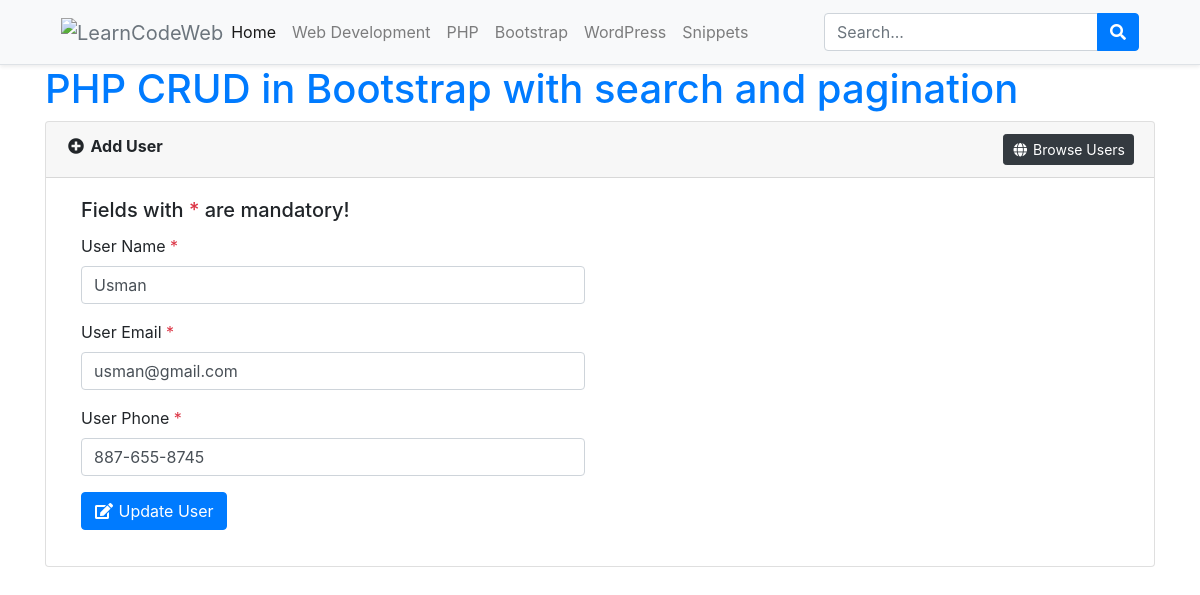
The app's page /edit-users.php?editId=2 with its own data.
### tables this page shows
CREATE TABLE `users` (
  `id` int(11) NOT NULL,
  `username` varchar(64) NOT NULL,
  `useremail` varchar(128) NOT NULL,
  `userphone` varchar(24) NOT NULL,
  `dt` timestamp NOT NULL DEFAULT CURRENT_TIMESTAMP
);

### include/Database.php (called while the page is built, shortened)
<?php
class Database{
    protected $pdo;
    public function __construct(\PDO $pdo)
    {
        $this->pdo = $pdo;
        $this->pdo->setAttribute(\PDO::ATTR_ERRMODE, \PDO::ERRMODE_EXCEPTION);
    }
    public function getAllRecords($tableName, $fields='*', $cond='', $orderBy='', $limit='')
    {
        $stmt = $this->pdo->prepare("SELECT $fields FROM $tableName WHERE 1 ".$cond." ".$orderBy." ".$limit);
        $stmt->execute();
        $rows = $stmt->fetchAll(PDO::FETCH_ASSOC);
        return $rows;
    }
}
?>

### config.php (called while the page is built, shortened)
<?php
include_once('include/Database.php');
$dsn	= 	"mysql:dbname=".SS_DB_NAME.";host=".SS_DB_HOST."";
$pdo	=	"";
try {
	$pdo = new PDO($dsn, SS_DB_USER, SS_DB_PASSWORD);
}catch (PDOException $e) {
	echo "Connection failed: " . $e->getMessage();
}
$db 	=	new Database($pdo);
?>

### edit-users.php (the view, shortened to what this page needs)
<?php include_once('config.php');
if(isset($_REQUEST['editId']) and $_REQUEST['editId']!=""){
	$row	=	$db->getAllRecords('users','*',' AND id="'.$_REQUEST['editId'].'"');
}
?>
<!doctype html>
<html lang="en-US" xmlns:fb="https://www.facebook.com/2008/fbml" xmlns:addthis="https://www.addthis.com/help/api-spec"  prefix="og: http://ogp.me/ns#" class="no-js">
<head>
    <link rel="stylesheet" href="https://stackpath.bootstrapcdn.com/bootstrap/4.2.1/css/bootstrap.min.css">
    <link rel="stylesheet" href="https://use.fontawesome.com/releases/v5.6.3/css/all.css">
</head>
<body>
	<div class="bg-light border-bottom shadow-sm sticky-top">
		<div class="container">
			<header class="blog-header py-1">
				<nav class="navbar navbar-expand-lg navbar-light bg-light"> <a class="navbar-brand text-muted p-0 m-0" href="https://learncodeweb.com"><img src='https://learncodeweb.com/wp-content/uploads/2019/01/logo.png' alt='LearnCodeWeb'></a>
					<div class="collapse navbar-collapse" id="navbarSupportedContent">
						<ul class="navbar-nav mr-auto">
							<li itemscope="itemscope" itemtype="https://www.schema.org/SiteNavigationElement" id="menu-item-17" class="active nav-item"><a title="Home" href="https://learncodeweb.com/" class="nav-link">Home</a></li>
							<li itemscope="itemscope" itemtype="https://www.schema.org/SiteNavigationElement" id="menu-item-16" class="nav-item"><a title="Web Development" href="https://learncodeweb.com/learn/web-development/" class="nav-link">Web Development</a></li>
							<li itemscope="itemscope" itemtype="https://www.schema.org/SiteNavigationElement" id="menu-item-558" class="nav-item"><a title="PHP" href="https://learncodeweb.com/learn/php/" class="nav-link">PHP</a></li>
							<li itemscope="itemscope" itemtype="https://www.schema.org/SiteNavigationElement" id="menu-item-14" class="nav-item"><a title="Bootstrap" href="https://learncodeweb.com/learn/bootstrap-framework/" class="nav-link">Bootstrap</a></li>
							<li itemscope="itemscope" itemtype="https://www.schema.org/SiteNavigationElement" id="menu-item-559" class="nav-item"><a title="WordPress" href="https://learncodeweb.com/learn/wordpress/" class="nav-link">WordPress</a></li>
							<li itemscope="itemscope" itemtype="https://www.schema.org/SiteNavigationElement" id="menu-item-15" class="nav-item"><a title="Snippets" href="https://learncodeweb.com/learn/snippets/" class="nav-link">Snippets</a></li>
						</ul>
						<form method="get" action="https://learncodeweb.com" class="form-inline my-2 my-lg-0">
							<div class="input-group input-group-md">
								<input type="text" class="form-control search-width" name="s" id="search" value="" placeholder="Search..." aria-label="Search">
								<div class="input-group-append">
									<button type="submit" class="btn btn-primary" id="searchBtn"><i class="fa fa-search"></i></button>
								</div>
							</div>
						</form>
					</div>
				</nav>
			</header>
		</div>
	</div>
   	<div class="container">
		<h1><a href="https://learncodeweb.com/php/php-crud-in-bootstrap-4-with-search-functionality/">PHP CRUD in Bootstrap with search and pagination</a></h1>
		<div class="card">
			<div class="card-header"><i class="fa fa-fw fa-plus-circle"></i> <strong>Add User</strong> <a href="browse-users.php" class="float-right btn btn-dark btn-sm"><i class="fa fa-fw fa-globe"></i> Browse Users</a></div>
			<div class="card-body">
				<div class="col-sm-6">
					<h5 class="card-title">Fields with <span class="text-danger">*</span> are mandatory!</h5>
					<form method="post">
						<div class="form-group">
							<label>User Name <span class="text-danger">*</span></label>
							<input type="text" name="username" id="username" class="form-control" value="<?php echo $row[0]['username']; ?>" placeholder="Enter user name" required>
						</div>
						<div class="form-group">
							<label>User Email <span class="text-danger">*</span></label>
							<input type="email" name="useremail" id="useremail" class="form-control" value="<?php echo $row[0]['useremail']; ?>" placeholder="Enter user email" required>
						</div>
						<div class="form-group">
							<label>User Phone <span class="text-danger">*</span></label>
							<input type="tel" name="userphone" id="userphone" maxlength="12" class="form-control" value="<?php echo $row[0]['userphone']; ?>" placeholder="Enter user phone" required>
						</div>
						<div class="form-group">
							<button type="submit" name="submit" value="submit" id="submit" class="btn btn-primary"><i class="fa fa-fw fa-edit"></i> Update User</button>
						</div>
					</form>
				</div>
			</div>
		</div>
	</div>
</body>
</html>

### records on screen
users: username "Usman", useremail "usman@gmail.com", userphone "887-655-8745"
